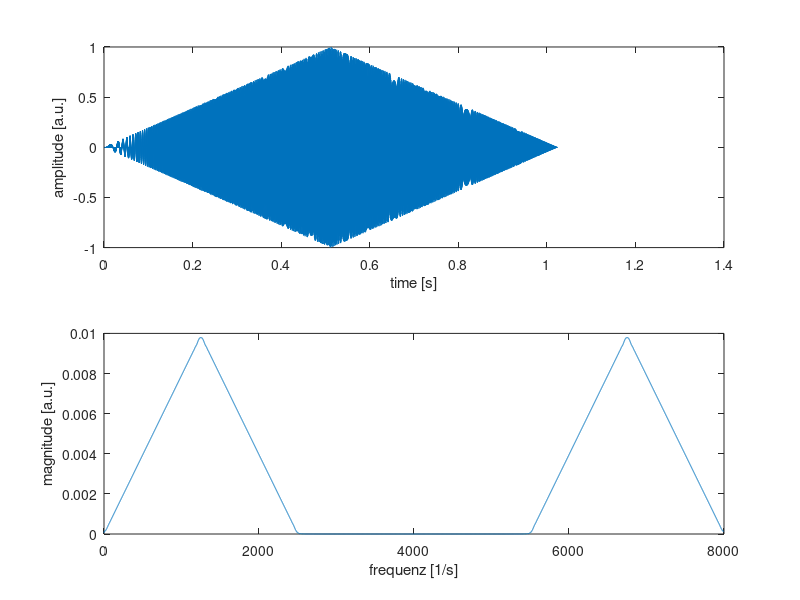

Recreate this plot in MATLAB.
% programm for exercise part 5
fmax = 2500; % in Hz
samplingRate = 8000; % in Hz
samples = 8192; %number of samples
samplingPeriod = 1/samplingRate; 
T = samples*samplingPeriod;% maximal time
t = samplingPeriod:samplingPeriod:T;% generating timevector

%calculating the chirp and fft
A = 1 - abs(t -T/2)/(T/2);
f =  A .* sin(((fmax*2*pi))/(2*T)*t.^2);

%upsampling by factoor 2;
fUP = zeros( 1,samples*2);
for ii = 1:samples
fUP(2*ii-1) = f(ii);
end
f = fUP;
samples = samples*2;
samplingRate = samplingRate*2;
samplingPeriod = samplingPeriod/2;
t=samplingPeriod:samplingPeriod:T;

y = fft(f);

%calculate the double-sided spectrum and single-sided spectrum
P2 = abs(y/samples);
P1 = P2(:,1:samples/2+1);
P1(:,2:end-1) = 2*P1(:,2:end-1);
soundsc(f,samplingRate); %optinal acustic output

figure;
subplot(2,1,1);
plot(t,f);
xlabel('time [s]')
ylabel('amplitude [a.u.]');
subplot(2,1,2);
plot(0:(samplingRate/samples):(samplingRate/2-samplingRate/samples),P1(1:samples/2))
xlabel('frequenz [1/s]')
ylabel('magnitude [a.u.]');
